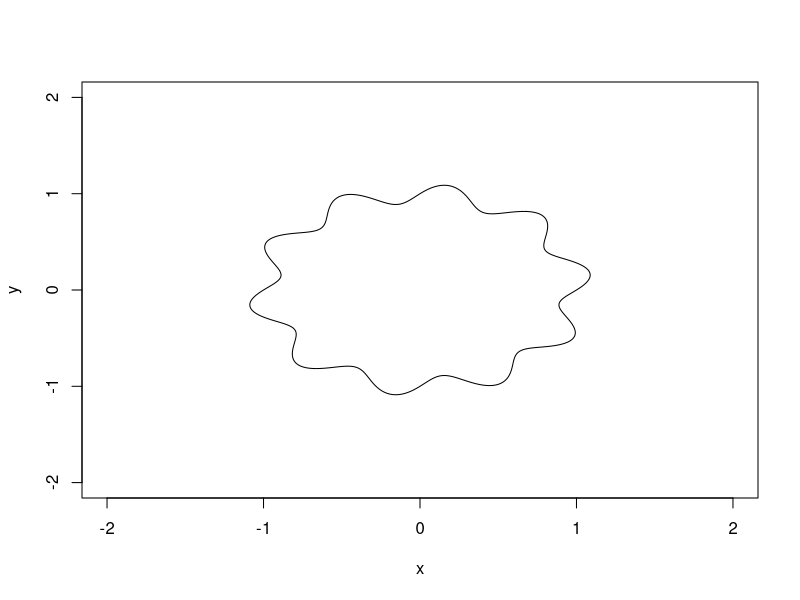
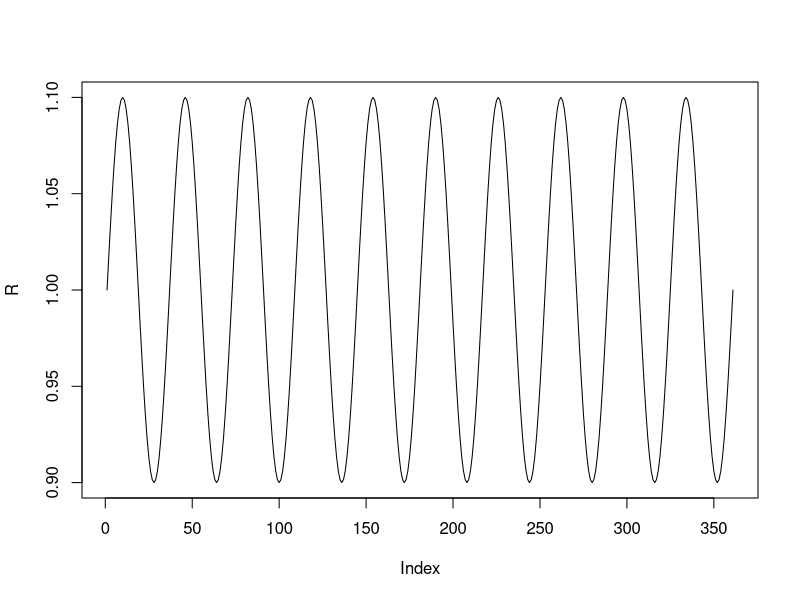
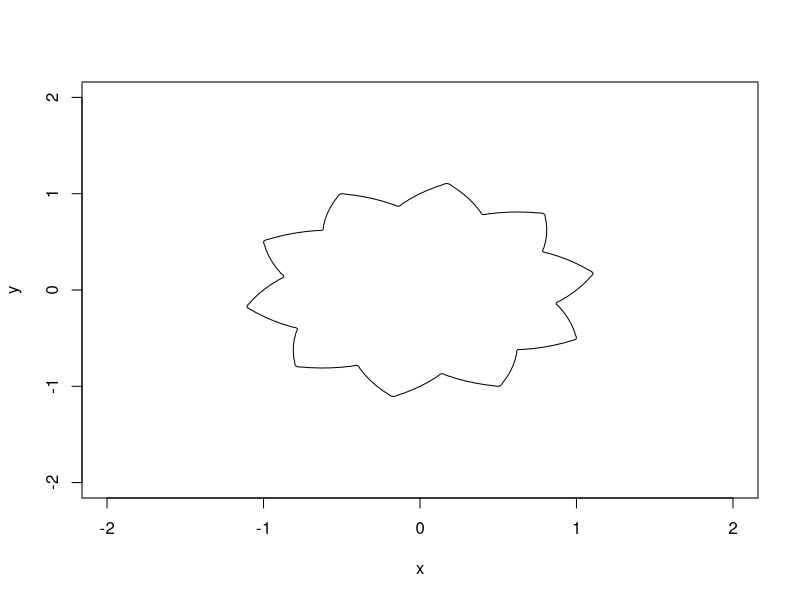
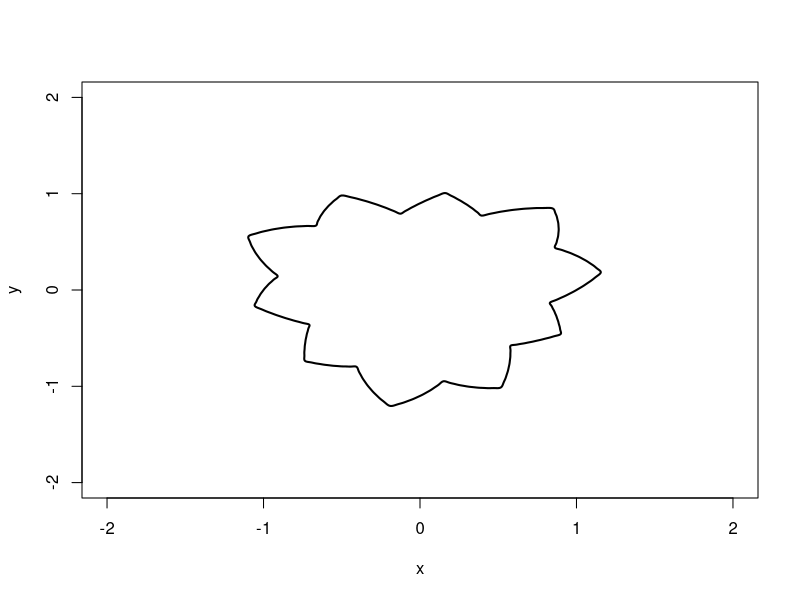
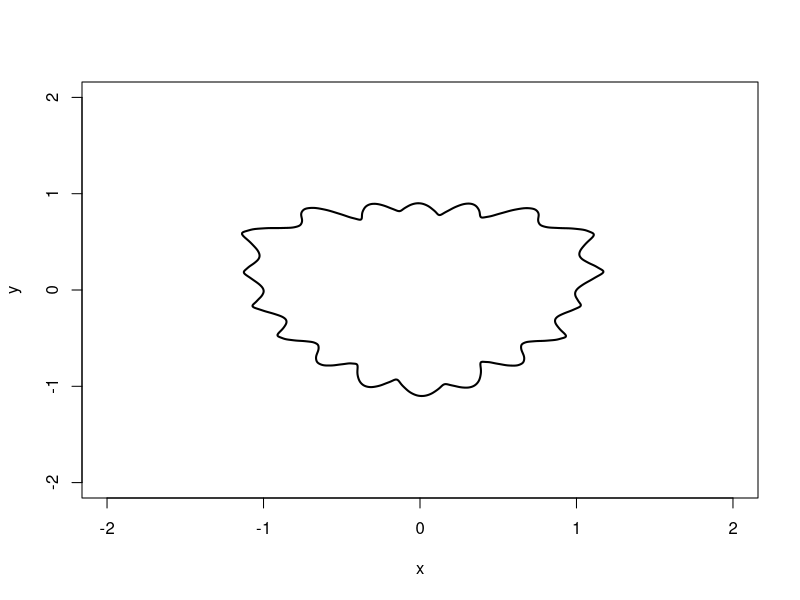

Source code (R) for these figures, in order:
r0 = 1
A  = 0.1
phi = 0
frq = 10
theta = seq(-pi, pi, by = pi/180)
R = r0 * (1+A*sin(frq*theta+phi))
x = R*cos(theta)
y = R*sin(theta)
plot(x, y, type = 'l', xlim = c(-2, 2), ylim = c(-2, 2))
plot(R, type = 'l')


# mit spikes, siehe DOI: 10.1038/srep26681
# oder auch https://en.wikipedia.org/wiki/Triangle_wave, section Harmonics
# phi nicht setzbar
r0 = 1
A  = 0.1
frq = 10
inc = pi/360
theta = seq(-pi, pi, by = inc)
nodd = 5 #(number of odd harmonics) (converges quickly)

erg = numeric(length(theta))
  for (k in 0:nodd){
  tmp = (-1)^k * (sin((2*k+1)*frq*theta) / (2*k+1)^2)
  erg = erg + tmp}

R = r0 * (1+A*erg)

x = R*cos(theta)
y = R*sin(theta)

plot(x, y, type = 'l', xlim = c(-2, 2), ylim = c(-2, 2))
#plot(R, type='l')

# try a different base figure (other than circle)

r0 = 1
A  = 0.1
phi = 0
frq = 3
inc = pi/360
theta = seq(-pi, pi, by = inc)
Rbase = r0 * (1+A*sin(frq*theta+phi))
#x = Rbase*cos(theta)
#y = Rbase*sin(theta)
#plot(x, y, type = 'l', xlim = c(-2, 2), ylim = c(-2, 2))


Rn = Rbase*(1+A*erg)
x  = Rn*cos(theta)
y  = Rn*sin(theta)
plot(x, y, type = 'l', lwd = 2, xlim = c(-2, 2), ylim = c(-2, 2))

# try window function for triang/ circ
As   = c(0.2, 0.5, 1.3)
frqs = c(2, 4, 8)
phis = c(pi/2, pi, 0)
inc = pi/360
theta = seq(-pi, pi, by = inc)

erg2 = numeric(length(theta))
for (j in 1:3){
  tmp = As[j]*sin(frqs[j]*theta+phis[j])
  erg2 = erg2+tmp
    }
eerg = erg*erg2

Rn = Rbase*(1+A*eerg)
x  = Rn*cos(theta)
y  = Rn*sin(theta)
plot(x, y, type = 'l', lwd = 2, xlim = c(-2, 2), ylim = c(-2, 2))
